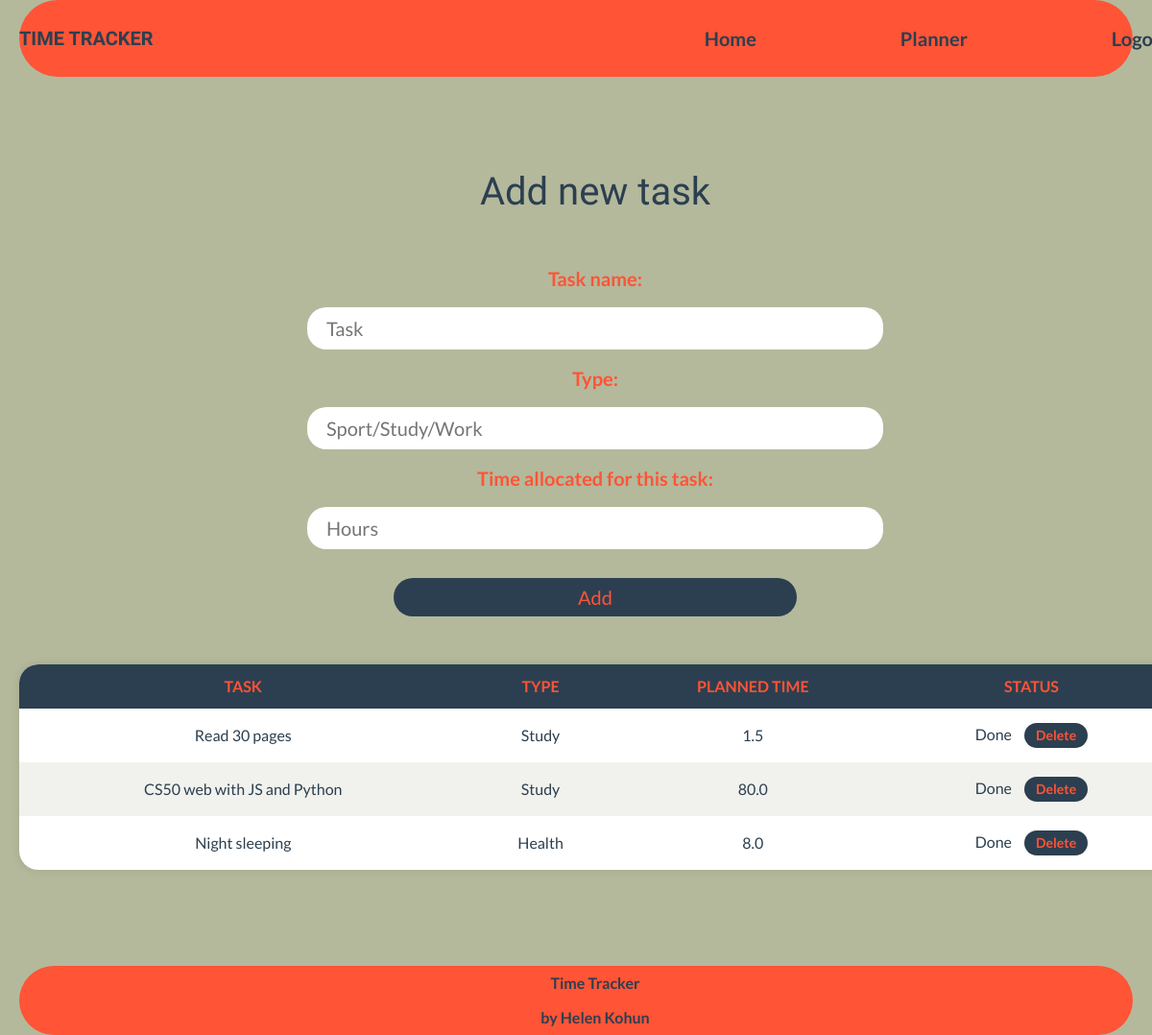
Page /tasks (signed in) on the committed database.
### tables this page shows
CREATE TABLE tasks (
    id INTEGER PRIMARY KEY AUTOINCREMENT,
    user_id INTEGER NOT NULL,
    name TEXT NOT NULL,
    type TEXT,
    planned_time REAL,
    completed INTEGER DEFAULT 0,
    FOREIGN KEY (user_id) REFERENCES users(id)
);

### app.py (the view, shortened to what this page needs)
@app.route("/tasks", methods=["GET", "POST"])
@login_required
def tasks():
    tasks_list = db.execute("SELECT * FROM tasks WHERE user_id = ?", session["user_id"])
    return render_template("tasks.html", active_page="tasks", tasks_list=tasks_list)

### app.py (called while the page is built)
@app.after_request
def after_request(response):
    response.headers["Cache-Control"] = "no-cache, no-store, must-revalidate"
    response.headers["Expires"] = 0
    response.headers["Pragma"] = "no-cache"
    return response

### helpers.py (called while the page is built)
def login_required(f):
    @wraps(f)
    def decorated_function(*args, **kwargs):
        if session.get("user_id") is None:
            return redirect("/login")
        return f(*args, **kwargs)
    return decorated_function

### templates/tasks.html (shortened to what this page needs)
{% extends "layout.html" %}
{% block main%}
<h2 class="tasks__title">Add new task</h2>
        <form class="tasks__form" action="/tasks" method="post">
            <label for="name">Task name:</label>
            <input type="text" autofocus name="name" placeholder="Task"required>
            <label for="type">Type:</label>
            <input type="text" name="type" placeholder="Sport/Study/Work" required>
            <label for="planned_time">Time allocated for this task:</label>
            <input type="number" name="planned_time" min="0.1" step="0.1" placeholder="Hours" required>
            <button type="submit">Add</button>
        </form>
{% if tasks_list %}
        <table class="tasks__table">
            <thead>
                <tr>
                    <th>Task</th>
                    <th>Type</th>
                    <th>Planned time</th>
                    <th>Status</th>
                </tr>
                </thead>
            <tbody>
                {% for task in tasks_list%}
                <tr>
                    <td>{{ task.name }}</td>
                    <td>{{ task.type }}</td>
                    <td>{{ task.planned_time }}</td>
                    <td>
                        {% if task.completed %}
                        <span class="status status-done">Done</span>
                        {% else %}
                            <button onclick="openModal({{ task.id }})" class="btn-complete">Mark as done</button>
                        {% endif %}
                        <a href="{{ url_for('delete_task', task_id=task.id) }}" class="btn-delete">Delete</a>
                    </td>
                </tr>
                {% endfor%}
            </tbody>
        </table>
{% endif %}
{% endblock %}

### static/no-styles.css (style rules this page uses)
* { margin: 0; padding: 0; border: 0; box-sizing: border-box; }
*, *::after, *::before { box-sizing: border-box; }
html, body { height: 100%; width: 100%; line-height: 1; font-size: 14px; }
input, button, textarea { font-family: inherit; }
button { cursor: pointer; all: unset; display: inline-block; }
a, a:visited { text-decoration: none; }
h1, h2, h3, h4, h5, h6 { font-size: inherit; font-weight: 400; }

### static/styles.css (style rules this page uses)
:root { --main-blue: #7DA4E3; --main-orange: #FF5436; --main-green: #A2A884; --main-darkBlue: #2C3F50; --bg-main: rgba(162, 168, 132, 0.8); --font-primary: "Lustria", serif; --font-secondary: "Lato", sans-serif; }
html, body { width: 100%; height: 100%; margin: 0; font-size: 16px; }
body { display: flex; flex-direction: column; padding: 0 20px; }
.body__main { background-color: var(--bg-main); }
.tasks__title { font-family: var(--font-primary); color: var(--main-darkBlue); font-size: 40px; text-align: center; margin-bottom: 50px; }
.tasks__form label, .tasks__form input, .tasks__form button { display:block; margin: 10px auto; }
.tasks__form label { text-align: center; font-family: var(--font-secondary); color: var(--main-orange); font-size: 20px; padding: 10px; font-weight: 700; }
.tasks__form input { width: 600px; padding: 10px 20px; font-family: var(--font-secondary); color: var(--main-darkBlue); border-radius: 20px; font-size: 20px; }
.tasks__form button { background-color: var(--main-darkBlue); width: 400px; border-radius: 20px; font-size: 20px; font-family: var(--font-secondary); text-align: center; padding: 10px; margin-top: 30px; color: var(--main-orange); cursor: pointer; }
.tasks__table { width: 100%; max-width: 1200px; margin: 50px auto 0; border-collapse: collapse; font-family: var(--font-secondary); background-color: #FFFFFF; border-radius: 20px; overflow: hidden; box-shadow: 0 0 10px rgba(0, 0, 0, 0.1); }
.tasks__table thead { background-color: var(--main-darkBlue); }
.tasks__table th { color: var(--main-orange); text-transform: uppercase; font-size: 16px; padding: 15px; text-align: center; }
.tasks__table td { padding: 15px; text-align: center; font-size: 16px; color: var(--main-darkBlue); }
.tasks__table tbody tr:nth-child(even) { background-color: rgba(162, 168, 132, 0.15); }
.tasks__table tbody tr { animation: tableTask 0.4s ease forwards; opacity: 0; }
.btn-delete { display: inline-block; padding: 6px 12px; border-radius: 20px; font-size: 14px; font-weight: 700; text-decoration: none; color: var(--main-orange); background-color: var(--main-darkBlue); margin-left: 10px; transition: all 0.2s ease; }

### rows in the picture
tasks: name "Read 30 pages", type "Study", planned_time "1.5", completed "Done"
tasks: name "CS50 web with JS and Python", type "Study", planned_time "80.0", completed "Done"
tasks: name "Night sleeping", type "Health", planned_time "8.0", completed "Done"
